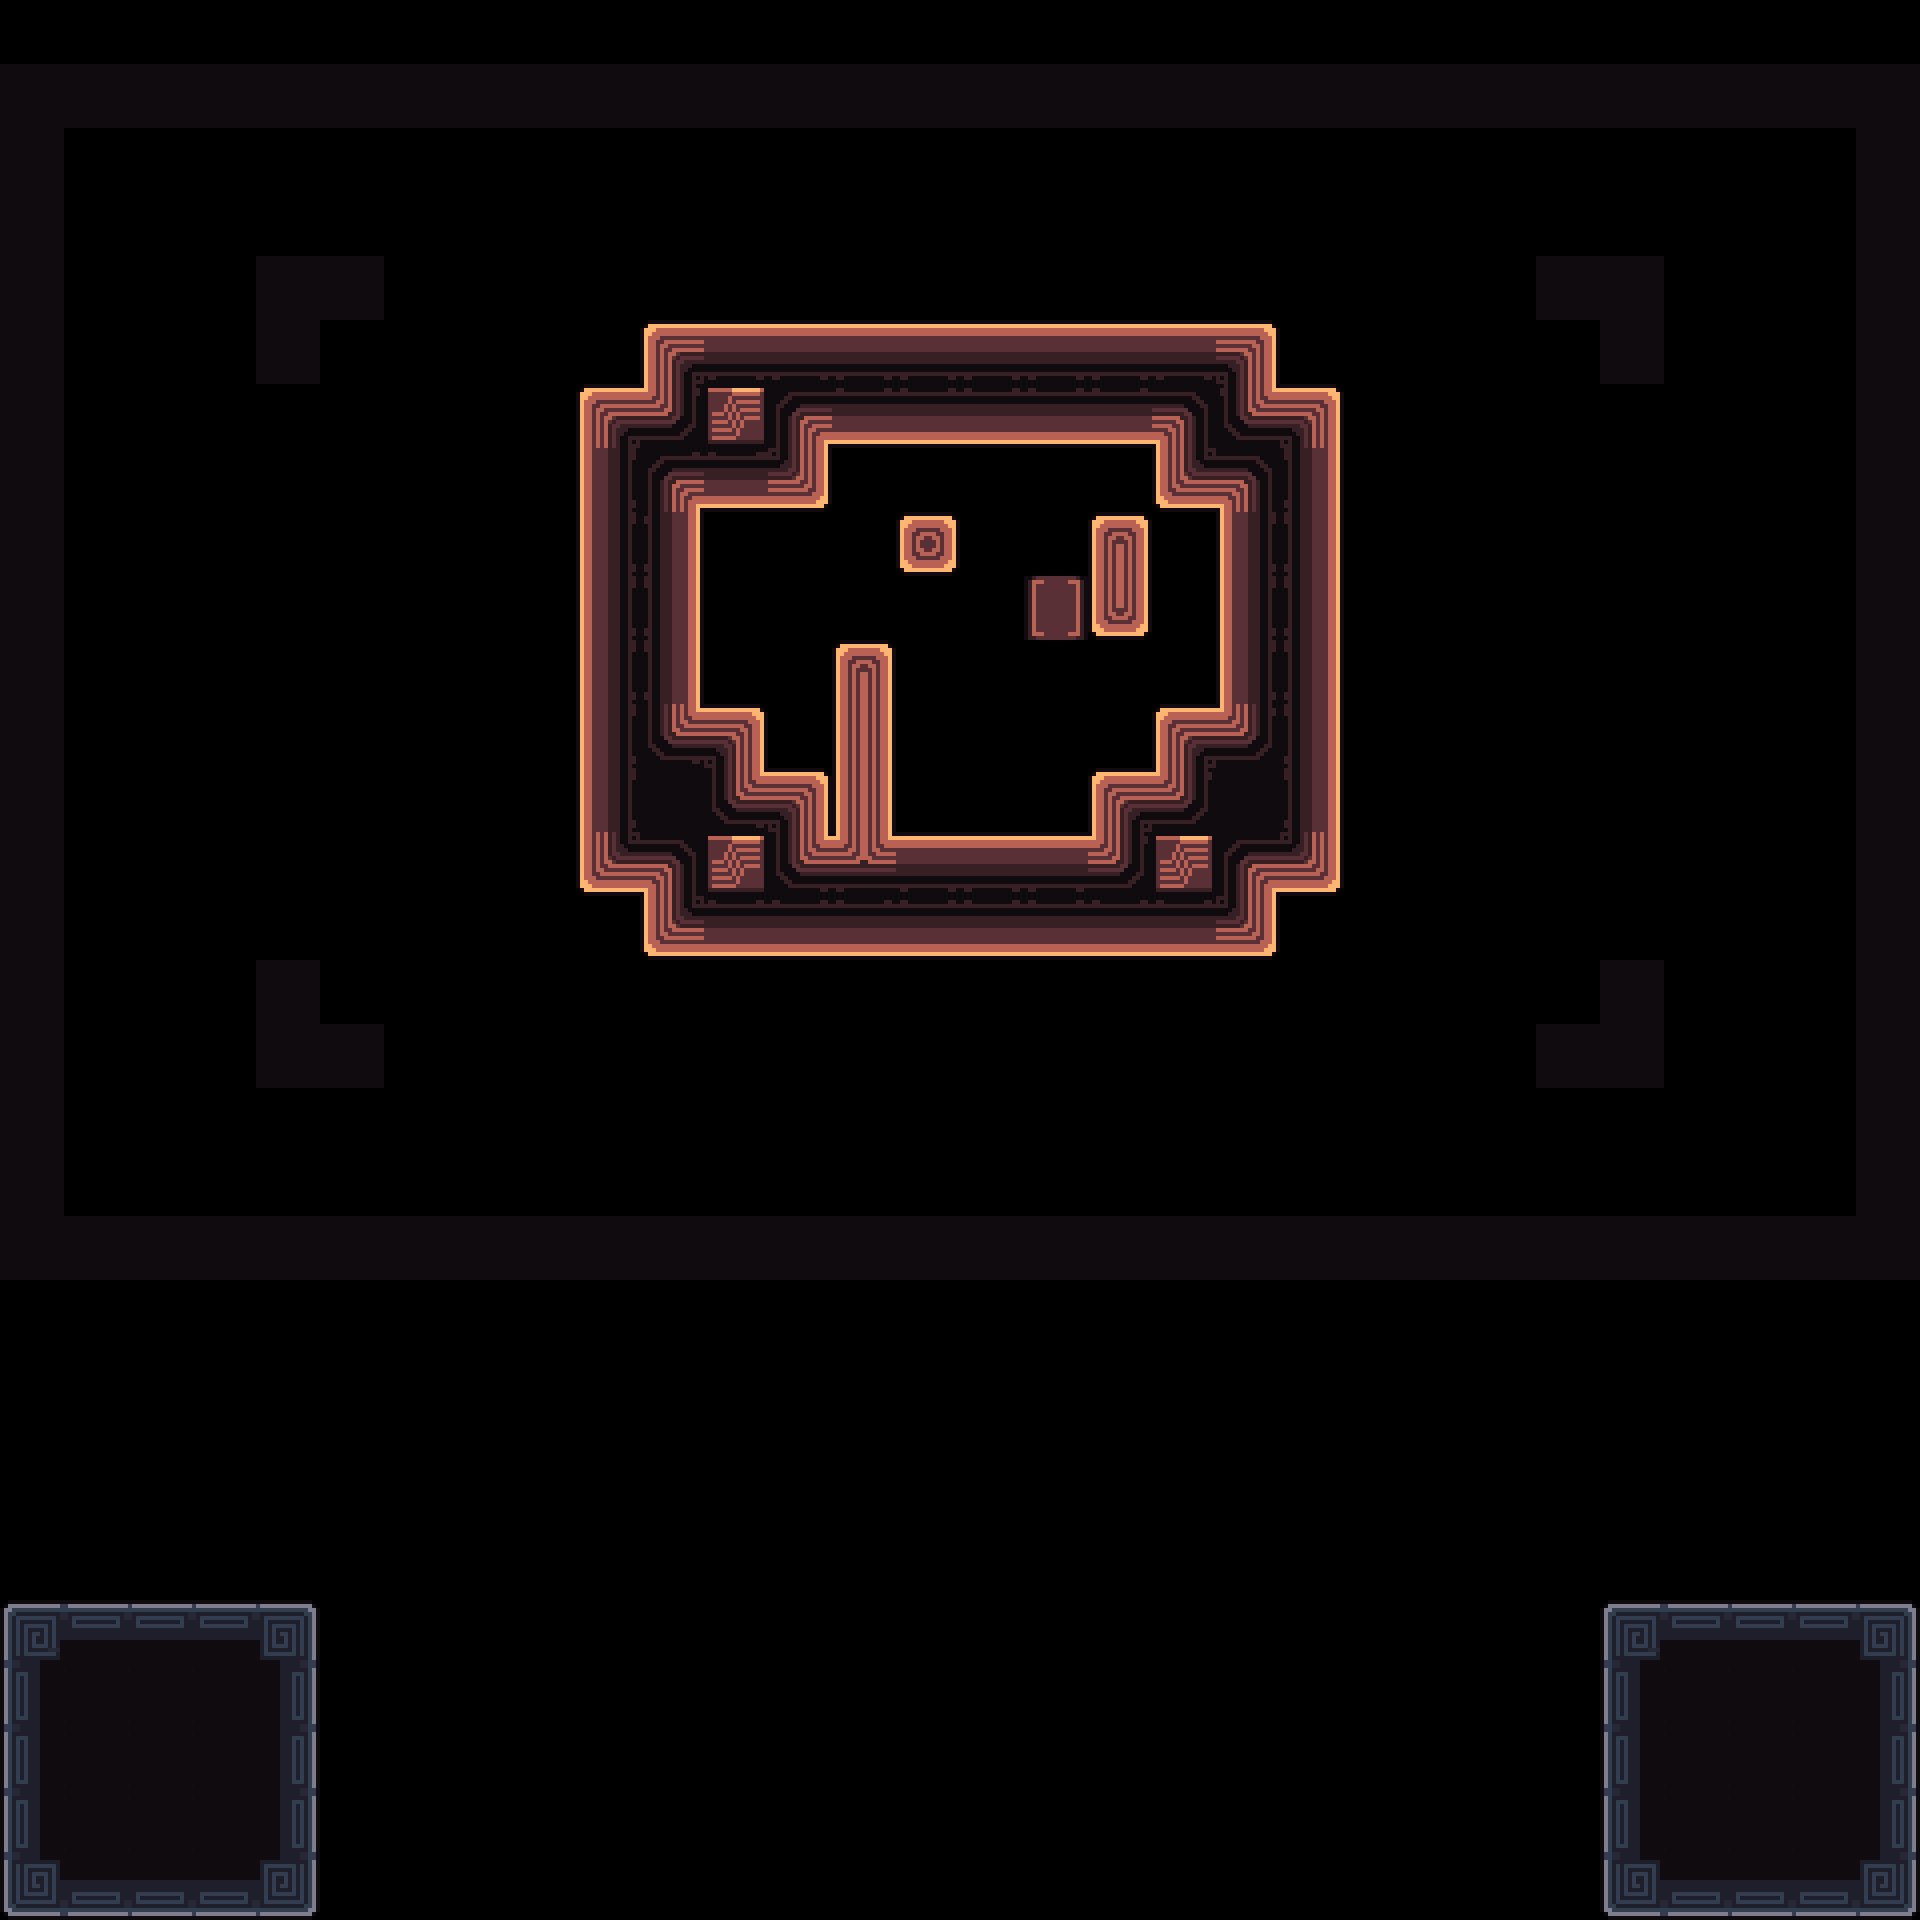

Tiled map render using the project's own tile images. Description and the map definition, with tile-layer contents summarised, below:
An orthogonal 30x30 tile map with 64x64 px tiles, 4 tile layers (Decoration, Main, Exit, Border) and 48 objects (40x Spike, 4x 1, Camera1, Camera2, Win, ...).

<map version="1.10" tiledversion="1.11.2" orientation="orthogonal" renderorder="right-down" width="30" height="30" tilewidth="64" tileheight="64" infinite="0" nextlayerid="8" nextobjectid="167">
 <tileset firstgid="1" source="../tilesets/tileset_d.tsx" />
 <objectgroup id="4" name="Triggers" visible="0">
  <object id="23" name="Camera1" x="960" y="672">
   <point />
  </object>
  <object id="24" name="Camera2" x="704" y="480">
   <point />
  </object>
  <object id="28" name="Win" x="0" y="64" width="1920" height="1216" />
  <object id="29" name="Unactive" x="0" y="1600" width="320" height="320" />
  <object id="121" name="Data" type="1" x="0" y="0" width="63.6932" height="63.6932">
   <properties>
    <property name="bg" value="orange" />
    <property name="level_number" type="int" value="30" />
    <property name="level_unlock" value="22, 31" />
   </properties>
  </object>
 </objectgroup>
 <layer id="3" name="Decoration" width="30" height="30">
  <data>[900 cells, 1 non-empty, 1 distinct tile ids]</data>
 </layer>
 <layer id="1" name="Main" width="30" height="30">
  <data>[900 cells, 57 non-empty, 13 distinct tile ids]</data>
 </layer>
 <layer id="6" name="Exit" width="30" height="30">
  <data>[900 cells, 79 non-empty, 18 distinct tile ids]</data>
 </layer>
 <objectgroup id="2" name="Entities">
  <object id="106" name="Player0" type="1" x="1152" y="512" width="63.6932" height="63.6932" />
  <object id="107" name="Battery" type="1" x="1024" y="576" width="63.6932" height="63.6932" />
  <object id="110" name="Player1" type="1" x="1088" y="448" width="63.6932" height="63.6932" />
  <object id="114" name="Spike" x="960" y="960" width="63.5" height="63.5" />
  <object id="160" name="Spike" x="896" y="960" width="63.5" height="63.5" />
  <object id="153" name="Spike" x="704" y="960" width="63.5" height="63.5" />
  <object id="155" name="Spike" x="640" y="960" width="63.5" height="63.5" />
  <object id="124" name="Spike" x="1024" y="960" width="63.5" height="63.5" />
  <object id="152" name="Spike" x="768" y="960" width="63.5" height="63.5" />
  <object id="125" name="Spike" x="1088" y="960" width="63.5" height="63.5" />
  <object id="126" name="Spike" x="1152" y="960" width="63.5" height="63.5" />
  <object id="156" name="Spike" x="1216" y="960" width="63.5" height="63.5" />
  <object id="166" name="Spike" x="768" y="704" width="63.5" height="63.5" />
  <object id="127" name="Spike" x="1280" y="896" width="63.5" height="63.5" />
  <object id="143" name="Spike" x="576" y="896" width="63.5" height="63.5" />
  <object id="128" name="Spike" x="1344" y="448" width="63.5" height="63.5" />
  <object id="157" name="Spike" x="1216" y="256" width="63.5" height="63.5" />
  <object id="164" name="Spike" x="1280" y="320" width="63.5" height="63.5" />
  <object id="165" name="Spike" x="1344" y="384" width="63.5" height="63.5" />
  <object id="150" name="Spike" x="512" y="448" width="63.5" height="63.5" />
  <object id="161" name="Spike" x="512" y="384" width="63.5" height="63.5" />
  <object id="135" name="Spike" x="1152" y="256" width="63.5" height="63.5" />
  <object id="142" name="Spike" x="896" y="256" width="63.5" height="63.5" />
  <object id="136" name="Spike" x="1088" y="256" width="63.5" height="63.5" />
  <object id="141" name="Spike" x="832" y="256" width="63.5" height="63.5" />
  <object id="137" name="Spike" x="1024" y="256" width="63.5" height="63.5" />
  <object id="140" name="Spike" x="768" y="256" width="63.5" height="63.5" />
  <object id="138" name="Spike" x="960" y="256" width="63.5" height="63.5" />
  <object id="139" name="Spike" x="704" y="256" width="63.5" height="63.5" />
  <object id="154" name="Spike" x="576" y="320" width="63.5" height="63.5" />
  <object id="163" name="Spike" x="512" y="576" width="63.5" height="63.5" />
  <object id="162" name="Spike" x="640" y="256" width="63.5" height="63.5" />
  <object id="129" name="Spike" x="1344" y="512" width="63.5" height="63.5" />
  <object id="149" name="Spike" x="512" y="512" width="63.5" height="63.5" />
  <object id="134" name="Spike" x="1344" y="704" width="63.5" height="63.5" />
  <object id="146" name="Spike" x="512" y="704" width="63.5" height="63.5" />
  <object id="130" name="Spike" x="1344" y="576" width="63.5" height="63.5" />
  <object id="133" name="Spike" x="1344" y="768" width="63.5" height="63.5" />
  <object id="145" name="Spike" x="512" y="768" width="63.5" height="63.5" />
  <object id="131" name="Spike" x="1344" y="640" width="63.5" height="63.5" />
  <object id="147" name="Spike" x="512" y="640" width="63.5" height="63.5" />
  <object id="132" name="Spike" x="1344" y="832" width="63.5" height="63.5" />
  <object id="144" name="Spike" x="512" y="832" width="63.5" height="63.5" />
 </objectgroup>
 <layer id="7" name="Border" width="30" height="30">
  <data>[900 cells, 106 non-empty, 1 distinct tile ids]</data>
 </layer>
</map>
